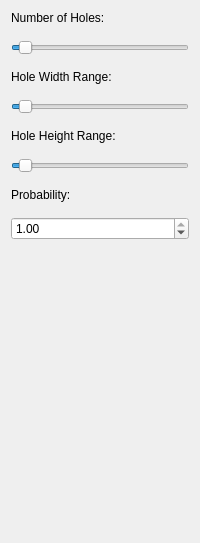
              <widget class="QWidget" name="dropout">
               <layout class="QVBoxLayout" name="verticalLayout_89">
                <property name="spacing">
                 <number>15</number>
                </property>
                <item>
                 <widget class="QLabel" name="label_127">
                  <property name="text">
                   <string>Number of Holes:</string>
                  </property>
                 </widget>
                </item>
                <item>
                 <widget class="QSlider" name="dropout_holes">
                  <property name="minimum">
                   <number>1</number>
                  </property>
                  <property name="value">
                   <number>5</number>
                  </property>
                  <property name="orientation">
                   <enum>Qt::Horizontal</enum>
                  </property>
                 </widget>
                </item>
                <item>
                 <widget class="QLabel" name="label_129">
                  <property name="text">
                   <string>Hole Width Range:</string>
                  </property>
                 </widget>
                </item>
                <item>
                 <widget class="QSlider" name="dropout_width">
                  <property name="minimum">
                   <number>1</number>
                  </property>
                  <property name="value">
                   <number>5</number>
                  </property>
                  <property name="orientation">
                   <enum>Qt::Horizontal</enum>
                  </property>
                 </widget>
                </item>
                <item>
                 <widget class="QLabel" name="label_130">
                  <property name="text">
                   <string>Hole Height Range:</string>
                  </property>
                 </widget>
                </item>
                <item>
                 <widget class="QSlider" name="dropout_height">
                  <property name="minimum">
                   <number>1</number>
                  </property>
                  <property name="value">
                   <number>5</number>
                  </property>
                  <property name="orientation">
                   <enum>Qt::Horizontal</enum>
                  </property>
                 </widget>
                </item>
                <item>
                 <widget class="QLabel" name="label_131">
                  <property name="text">
                   <string>Probability:</string>
                  </property>
                 </widget>
                </item>
                <item>
                 <widget class="QDoubleSpinBox" name="dropout_p">
                  <property name="decimals">
                   <number>2</number>
                  </property>
                  <property name="maximum">
                   <double>1.000000000000000</double>
                  </property>
                  <property name="singleStep">
                   <double>0.010000000000000</double>
                  </property>
                  <property name="value">
                   <double>1.000000000000000</double>
                  </property>
                 </widget>
                </item>
                <item>
                 <spacer name="verticalSpacer_13">
                  <property name="orientation">
                   <enum>Qt::Vertical</enum>
                  </property>
                  <property name="sizeHint" stdset="0">
                   <size>
                    <width>20</width>
                    <height>292</height>
                   </size>
                  </property>
                 </spacer>
                </item>
               </layout>
              </widget>
